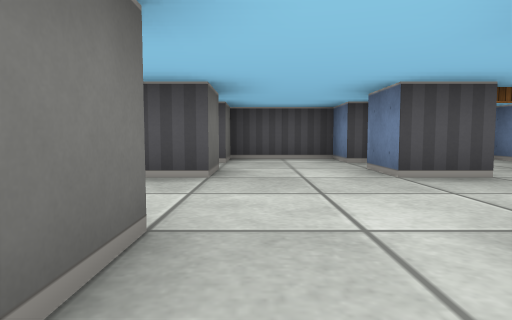
view 1 (above)

12 first-person views from a walk through a cub3D ray-caster map. The camera is about half as high as the walls, tilts 4° down and sees 75° across. The floor is counted in squares. Each view is taken from the middle of a square. On the plan, view 1 faces up. The plan holds only what a view shows up to about 9 squares ahead; the rest is blank.

view 2
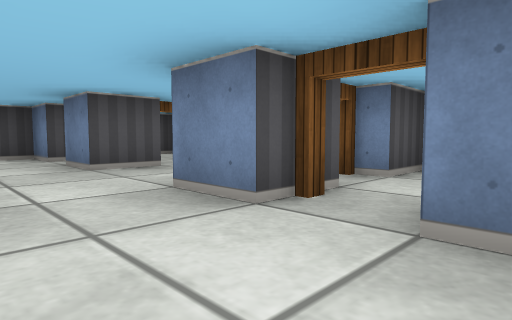

view 3
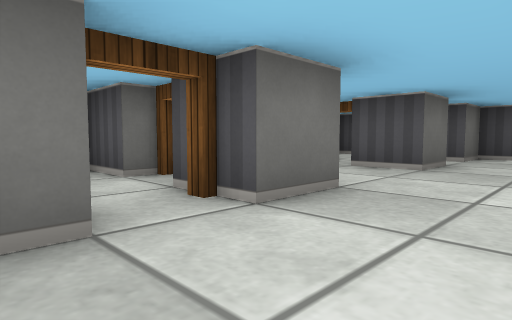

view 4
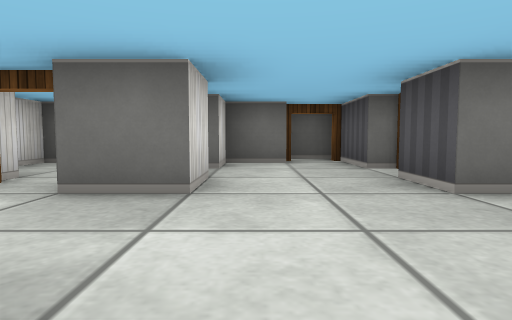

view 5
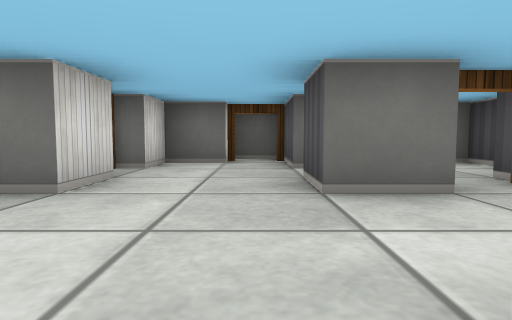

view 6
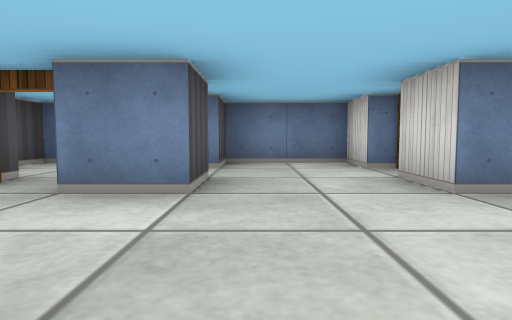

view 7
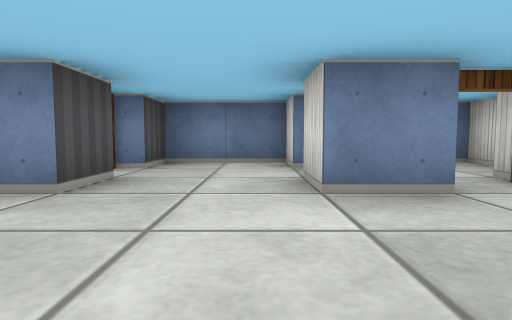

view 8
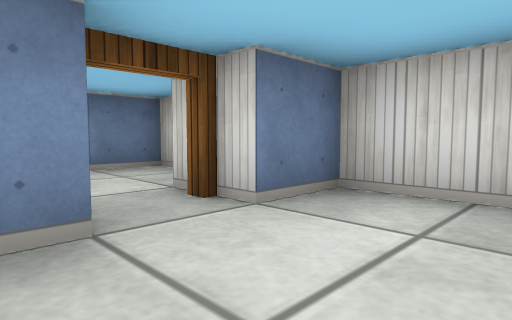

view 9
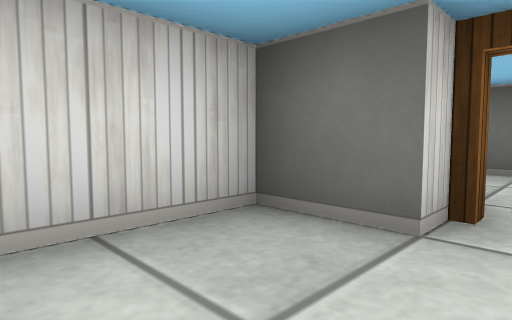

view 10
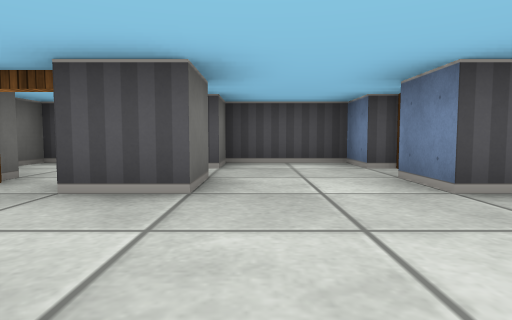

view 11
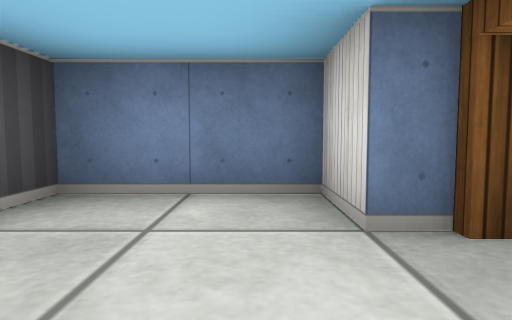

view 12
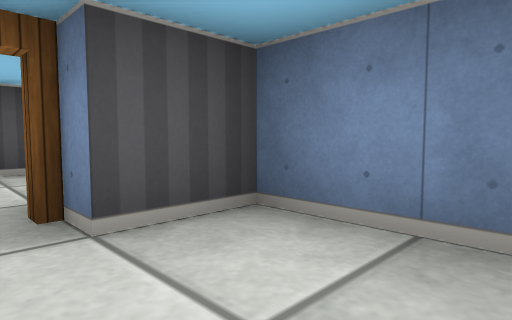

### Floor plan
Key: @ floor where view 1 was taken; # wall or solid block; . floor; D open door.
Columns run from 5 left of view 1 to 5 right of it. Each row starts with its distance up from view 1.
  7  ##########
  6  #..#..#..#
  5  #..D..D..#
  4 ###D#..#D##
  3 #D........#
  2 ##........#
  1  ##D#..#D##
  0  #..D@.D..#
 -1  #..#..#..#
 -2  ##########

Where each view was taken, in squares from view 1:
view 1: 0 up, 0 right, facing up
view 2: 1 down, 0 right, facing up-right
view 3: 1 down, 1 right, facing up-left
view 4: 2 up, 2 right, facing left
view 5: 3 up, 2 right, facing left
view 6: 3 up, 1 left, facing right
view 7: 2 up, 1 left, facing right
view 8: 1 up, 0 right, facing down-right
view 9: 0 up, 1 right, facing down-left
view 10: 1 up, 0 right, facing up
view 11: 2 up, 2 right, facing right
view 12: 1 down, 3 right, facing up-right
